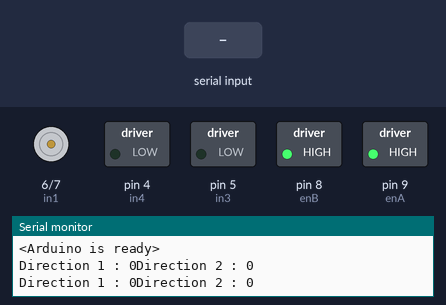
The sketch below on a simulated Arduino Uno, built with avr-gcc and run on an emulated ATmega328P. On the bench: motor-driver pin pairs drawn as motors (green arrow = first pin HIGH = forward, orange = second pin HIGH = backward, longer = more drive), switched loads named in the sketch (green lamp = pin HIGH), the last lines printed to the serial monitor. The inputs (shaded band) are chosen by the test bench.

Above: at 1.2 s.
1.3 s: "<1,90>" received over Serial
At 2.5 s:
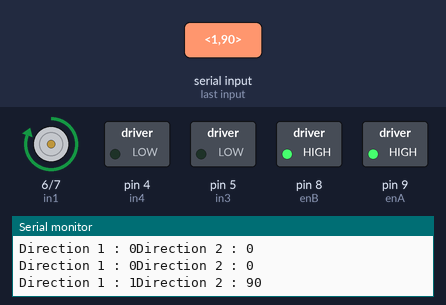
Timing chart, 0 to 4.3 s (numbered marks = the images above; inputs shaded):
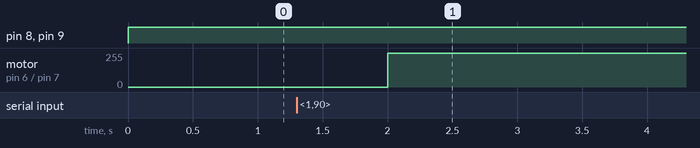

Measured:
- after the input at 1.3 s, motor on pin 6 (in1) / pin 7 (in2): stopped → forward 255/255 after 0.70 s

The sketch:

linac.ino
```cpp
#define enA 9
#define enB 8
#define in1 6
#define in2 7
#define in3 5
#define in4 4
int Direction_1, Direction_2 = 0;
//data reading
bool readingEnabled = false;
String inputString = "";
int incomingByte = 0;

void setup() {
  pinMode(enA, OUTPUT);
  pinMode(in1, OUTPUT);
  pinMode(in2, OUTPUT);
  pinMode(in3, OUTPUT);
  pinMode(in4, OUTPUT);
  pinMode(enB, OUTPUT);
  Serial.begin(9600);
  Serial.println("<Arduino is ready>");

  digitalWrite(in3, 0);
  digitalWrite(in4, 0);
  digitalWrite(in1, 0);
  digitalWrite(in2, 0);
}

void loop() {
  ReadData();
  Serial.print("Direction 1 : ");
  Serial.print(Direction_1);
  Serial.print("Direction 2 : ");
  Serial.println(Direction_2);

  if (Direction_2 == 0){
    digitalWrite(in3, 0);
    digitalWrite(in4, 0);
  }
  else if (Direction_2 == 1){
    digitalWrite(in3, 1);
    digitalWrite(in4, 0);
  }
  else if (Direction_2 == -1){
    digitalWrite(in3, 0);
    digitalWrite(in4, 1);
  }

  if (Direction_1 == 0){
    digitalWrite(in1, 0);
    digitalWrite(in2, 0);
  }
  else if (Direction_1 == 1){
    digitalWrite(in1, 1);
    digitalWrite(in2, 0);
  }
  else if (Direction_1 == -1){
    digitalWrite(in1, 0);
    digitalWrite(in2, 1);
  }

  analogWrite(enA, 255); // Send PWM signal to L298N Enable pin
  analogWrite(enB, 255); // Send PWM signal to L298N Enable pin
  delay(1000);
}

void ReadData(){
  while (Serial.available()) {
    char inputChar = Serial.read();

    if (inputChar == '<') {
      // Start reading
      inputString = ""; // Clear the string buffer
      readingEnabled = true;
    } else if (inputChar == '>') {
      // Stop reading and process data
      readingEnabled = false;
      processInput();
    } else if (readingEnabled) {
      // Append character to inputString if reading is enabled
      inputString += inputChar;
    }
  }
}

void processInput() {
  // Split inputString into two substrings based on ','
  int commaIndex = inputString.indexOf(',');

  if (commaIndex != -1) {
    // Extract substrings for a and b
    String aString = inputString.substring(0, commaIndex);
    String bString = inputString.substring(commaIndex + 1);

    // Convert strings to integers
    Direction_1 = aString.toInt();
    Direction_2 = bString.toInt();
  }
}
```
